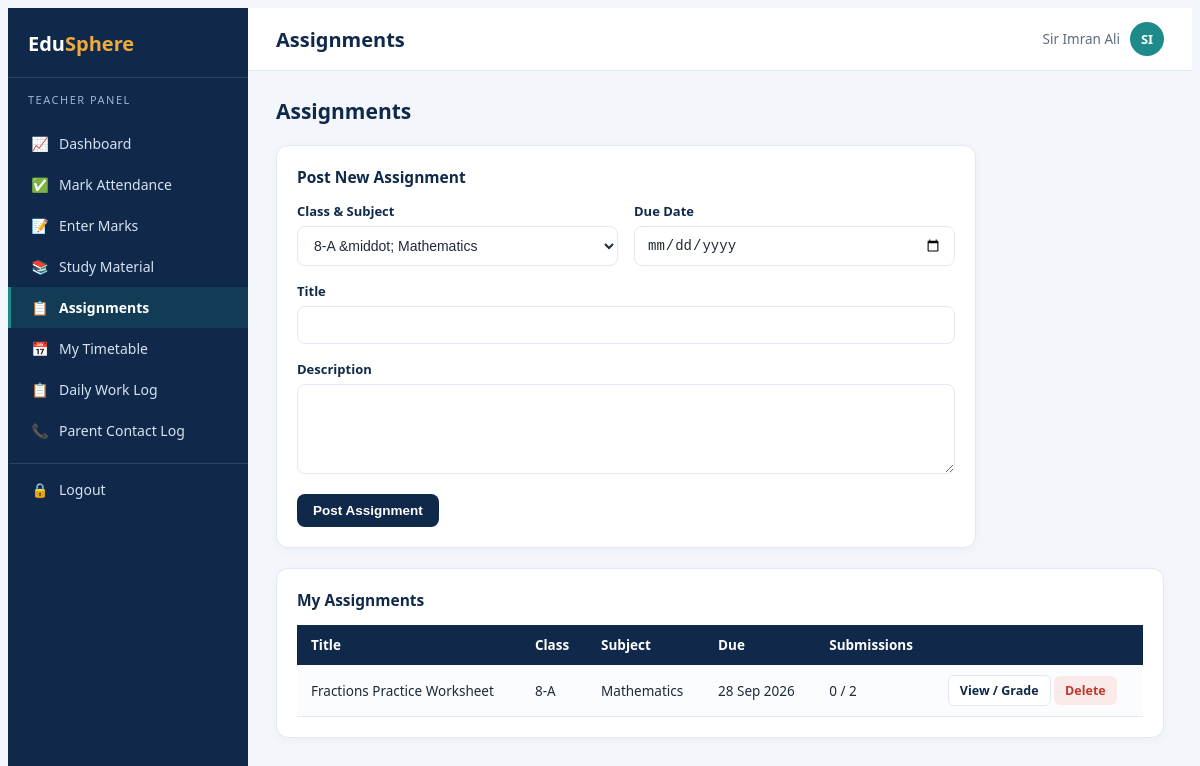
The page /teacher/assignments.php (signed in) on the database its author committed.
### tables this page shows
CREATE TABLE assignments (
    id INT PRIMARY KEY AUTO_INCREMENT,
    class_id INT NOT NULL,
    subject_id INT NOT NULL,
    teacher_id INT NOT NULL,
    title VARCHAR(150) NOT NULL,
    description TEXT,
    due_date DATE,
    created_at TIMESTAMP DEFAULT CURRENT_TIMESTAMP,
    FOREIGN KEY (class_id) REFERENCES classes(id) ON DELETE CASCADE,
    FOREIGN KEY (subject_id) REFERENCES subjects(id) ON DELETE CASCADE,
    FOREIGN KEY (teacher_id) REFERENCES users(id) ON DELETE CASCADE
);

CREATE TABLE classes (
    id INT PRIMARY KEY AUTO_INCREMENT,
    name VARCHAR(30) NOT NULL,
    section VARCHAR(10) NOT NULL,
    UNIQUE KEY uq_class (name, section)
);

CREATE TABLE subjects (
    id INT PRIMARY KEY AUTO_INCREMENT,
    name VARCHAR(60) NOT NULL,
    code VARCHAR(20)
);

### config/functions.php (called while the page is built, shortened)
<?php
function e($str) {
    return htmlspecialchars($str ?? '', ENT_QUOTES, 'UTF-8');
}
function fmt_date($date) {
    return date('d M Y', strtotime($date));
}

### teacher/assignments.php (the view, shortened to what this page needs)
<?php
require_once '../config/db.php';
require_once '../config/functions.php';
$uid = $_SESSION['user_id'];
$myAssign = $conn->query("SELECT cs.class_id, c.name cname, c.section, cs.subject_id, s.name sname
    FROM class_subjects cs JOIN classes c ON cs.class_id=c.id JOIN subjects s ON cs.subject_id=s.id WHERE cs.teacher_id=$uid");
$assignArr = []; while ($r = $myAssign->fetch_assoc()) $assignArr[] = $r;
$assignments = $conn->query("SELECT a.*, c.name cname, c.section, s.name sname,
    (SELECT COUNT(*) FROM assignment_submissions sub WHERE sub.assignment_id=a.id) sub_count,
    (SELECT COUNT(*) FROM students st WHERE st.class_id=a.class_id) class_count
    FROM assignments a JOIN classes c ON a.class_id=c.id JOIN subjects s ON a.subject_id=s.id
    WHERE a.teacher_id=$uid ORDER BY a.created_at DESC");
$viewId = (int)($_GET['view'] ?? 0);
$viewAssignment = null; $submissions = null;
include '../includes/header.php';
?>
<div class="page-head"><h2>Assignments</h2></div>
<?php if ($viewAssignment): ?>
    <div class="page-head"><h3 style="color:var(--navy);"><?= e($viewAssignment['title']) ?> &mdash; <?= e($viewAssignment['cname'].'-'.$viewAssignment['section']) ?></h3>
        <a href="assignments.php" class="btn btn-outline btn-sm">&larr; Back</a></div>
    <div class="card">
        <table class="tbl">
            <tr><th>Roll No.</th><th>Name</th><th>Submitted</th><th>Marks</th><th>Feedback</th><th>Grade</th></tr>
            <?php while ($s = $submissions->fetch_assoc()): ?>
                <tr>
                    <td><?= e($s['roll_no']) ?></td><td><?= e($s['name']) ?></td>
                    <td><?= $s['submitted_at'] ? '<span class="badge badge-green">'.fmt_date($s['submitted_at']).'</span>' : '<span class="badge badge-red">Not submitted</span>' ?></td>
                    <td><?= $s['marks'] ?? '-' ?></td><td><?= e($s['feedback'] ?? '') ?></td>
                    <td>
                        <?php if ($s['id']): ?>
                        <form method="post" style="display:flex;gap:6px;">
                            <?= csrf_field() ?><input type="hidden" name="form" value="grade">
                            <input type="hidden" name="submission_id" value="<?= $s['id'] ?>"><input type="hidden" name="assignment_id" value="<?= $viewId ?>">
                            <input type="number" step="0.5" class="form-control btn-sm" style="max-width:80px;" name="marks" value="<?= $s['marks'] ?? '' ?>">
                            <input class="form-control btn-sm" style="max-width:140px;" name="feedback" value="<?= e($s['feedback'] ?? '') ?>" placeholder="feedback">
                            <button class="btn btn-teal btn-sm">Save</button>
                        </form>
                        <?php else: ?><span class="muted">&mdash;</span><?php endif; ?>
                    </td>
                </tr>
            <?php endwhile; ?>
        </table>
    </div>
<?php else: ?>
<div class="card" style="margin-bottom:20px;max-width:700px;">
    <div class="card-title">Post New Assignment</div>
    <form method="post">
        <div class="form-row">
            <div class="form-group"><label>Class & Subject</label>
                <select class="form-control" name="class_subject" onchange="var v=this.value.split('|');document.getElementById('cid').value=v[0];document.getElementById('sid').value=v[1];">
                    <?php foreach ($assignArr as $a): ?><option value="<?= $a['class_id'] ?>|<?= $a['subject_id'] ?>"><?= e($a['cname'].'-'.$a['section'].' &middot; '.$a['sname']) ?></option><?php endforeach; ?>
                </select>
            </div>
            <div class="form-group"><label>Due Date</label><input type="date" class="form-control" name="due_date" required></div>
        </div>
        <div class="form-group"><label>Title</label><input class="form-control" name="title" required></div>
        <div class="form-group"><label>Description</label><textarea class="form-control" name="description"></textarea></div>
        <button class="btn btn-primary">Post Assignment</button>
    </form>
</div>
<div class="card">
    <div class="card-title">My Assignments</div>
    <table class="tbl">
        <tr><th>Title</th><th>Class</th><th>Subject</th><th>Due</th><th>Submissions</th><th></th></tr>
        <?php if ($assignments->num_rows === 0): ?><tr><td colspan="6" class="text-center muted">No assignments posted yet.</td></tr>
        <?php else: while ($a = $assignments->fetch_assoc()): ?>
            <tr>
                <td><?= e($a['title']) ?></td><td><?= e($a['cname'].'-'.$a['section']) ?></td><td><?= e($a['sname']) ?></td>
                <td><?= fmt_date($a['due_date']) ?></td><td><?= $a['sub_count'] ?> / <?= $a['class_count'] ?></td>
                <td><a href="?view=<?= $a['id'] ?>" class="btn btn-outline btn-sm">View / Grade</a>
                    <a href="?del=<?= $a['id'] ?>" class="btn btn-danger btn-sm" onclick="return confirm('Delete?')">Delete</a></td>
            </tr>
        <?php endwhile; endif; ?>
    </table>
</div>
<?php endif; ?>
<?php include '../includes/footer.php'; ?>

### assets/css/style.css (style rules this page uses)
:root { --navy: #10294A; --navy-light: #1B3A63; --teal: #1F8A8A; --amber: #F2A93B; --coral: #E4572E; --blue: #2F5D8C; --bg: #F3F6FA; --text: #1F2A37; --muted: #5B6B7F; --border: #E3E9F2; }
* { box-sizing: border-box; }
body { background: var(--bg); color: var(--text); font-family: 'Segoe UI', Calibri, Arial, sans-serif; font-size: 15px; }
a { text-decoration: none; }
.card { background: #fff; border-radius: 12px; border: 1px solid var(--border); box-shadow: 0 2px 10px rgba(16,41,74,0.04); padding: 20px; }
.card-title { font-weight: 700; color: var(--navy); font-size: 15.5px; margin-bottom: 14px; }
.btn { display: inline-flex; align-items: center; gap: 6px; padding: 9px 16px; border-radius: 8px; font-size: 13.5px; font-weight: 600; border: none; cursor: pointer; text-decoration: none; }
.btn-primary { background: var(--navy); color: #fff; }
.btn-outline { background: #fff; color: var(--navy); border: 1px solid var(--border); }
.btn-sm { padding: 6px 11px; font-size: 12.5px; border-radius: 6px; }
.btn-danger { background: #fbeaea; color: #C0392B; }
.form-group { margin-bottom: 16px; }
.form-group label { display: block; font-size: 13px; font-weight: 600; color: var(--navy); margin-bottom: 6px; }
.form-control { width: 100%; padding: 10px 12px; border: 1px solid var(--border); border-radius: 8px; font-size: 14px; background: #fff; color: var(--text); }
textarea.form-control { resize: vertical; min-height: 90px; }
.form-row { display: grid; grid-template-columns: 1fr 1fr; gap: 16px; }
table.tbl { width: 100%; border-collapse: collapse; font-size: 13.5px; }
table.tbl th { background: var(--navy); color: #fff; text-align: left; padding: 11px 14px; font-weight: 600; white-space: nowrap; }
table.tbl td { padding: 10px 14px; border-bottom: 1px solid var(--border); vertical-align: middle; }
table.tbl tr:nth-child(even) td { background: #FAFCFE; }
.page-head { display: flex; justify-content: space-between; align-items: center; margin-bottom: 20px; flex-wrap: wrap; gap: 10px; }
.page-head h2 { font-size: 21px; font-weight: 700; color: var(--navy); margin: 0; }

### rows shown on the page
assignments: title "Fractions Practice Worksheet", class.section "8-A", subject.name "Mathematics", due_date "28 Sep 2026", sub_count "0", class_count "2"

### other values the page prints
$roleLabels[$role] "TEACHER"
$item[2] "📈"
$item[1] "Dashboard"
$item[2] "✅"
$item[1] "Mark Attendance"
$item[2] "📝"
$item[1] "Enter Marks"
$item[2] "📚"
$item[1] "Study Material"
$item[2] "📋"
$item[1] "Assignments"
$item[2] "📅"
$item[1] "My Timetable"
$item[1] "Daily Work Log"
$item[2] "📞"
